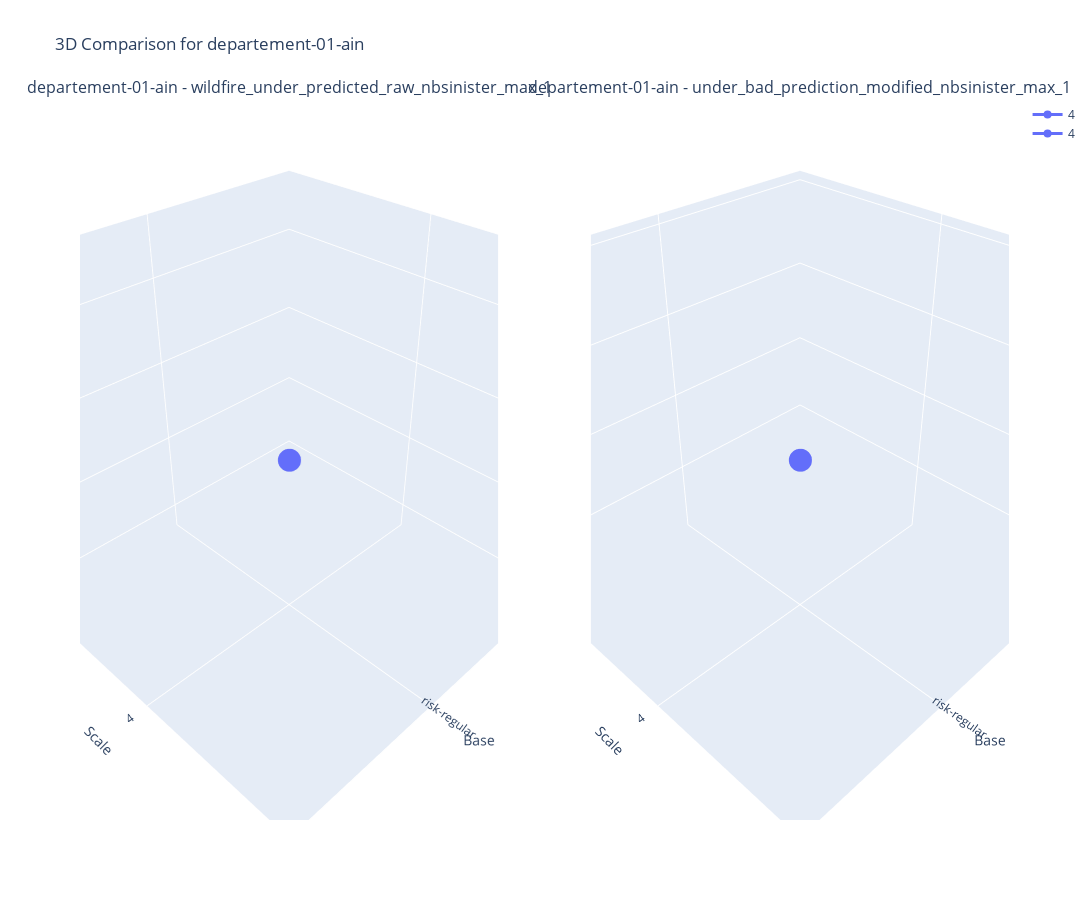
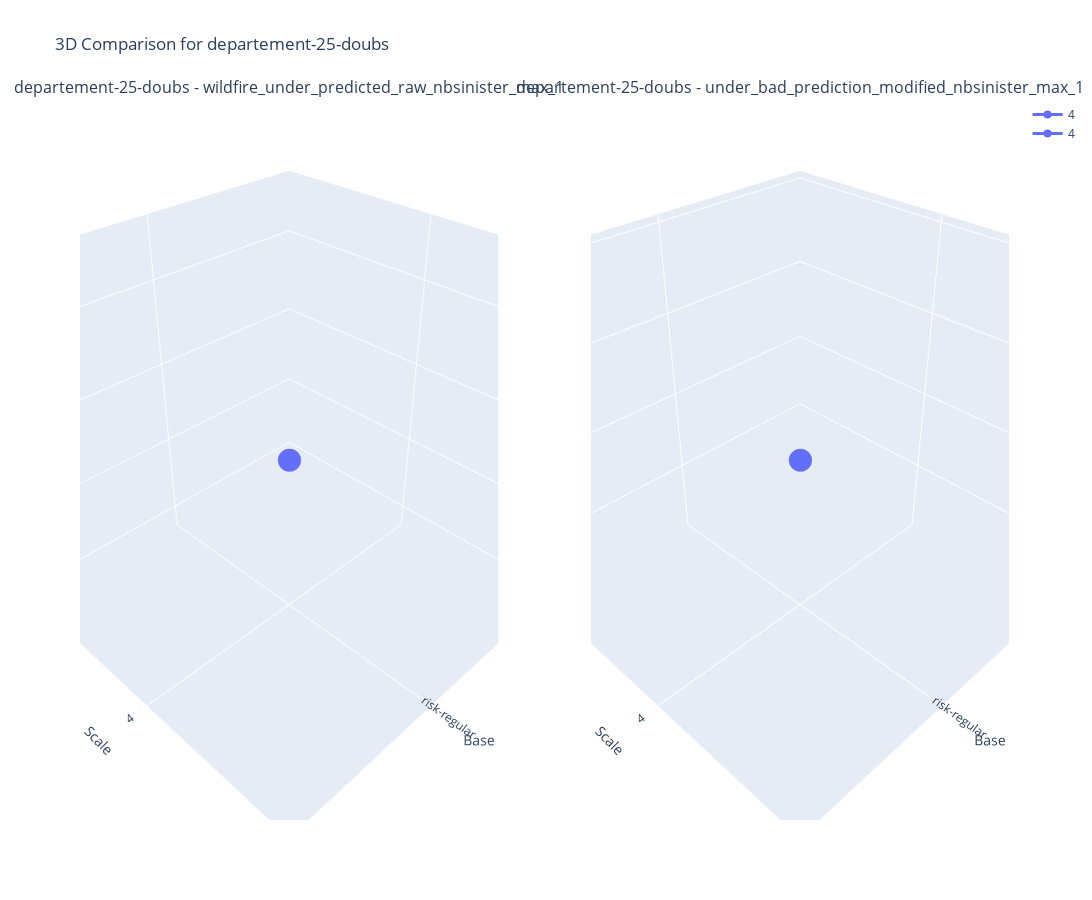

Notebook source saved alongside these figures, in order:
### Code cell
compare_models_2d(df, df.Department.unique(), dept_markers, ['wildfire_under_predicted_raw_nbsinister_max_1', 'under_bad_prediction_modified_nbsinister_max_1'],  'Base', 'Scale', 'Scale')

### Figure 1 — Plotly figure (JSON) as saved in the notebook; plotly's stock layout.template omitted (floating-point values rounded to 4 significant figures)
{"data": [{"line": {"color": "#636EFA", "width": 3}, "marker": {"color": "#636EFA", "size": 8}, "mode": "lines+markers", "name": "4", "scene": "scene", "type": "scatter3d", "x": [0], "y": [0], "z": [0.34]}, {"line": {"color": "#636EFA", "width": 3}, "marker": {"color": "#636EFA", "size": 8}, "mode": "lines+markers", "name": "4", "scene": "scene2", "type": "scatter3d", "x": [0], "y": [0], "z": [0.05]}], "layout": {"annotations": [{"font": {"size": 16}, "showarrow": false, "text": "departement-01-ain - wildfire_under_predicted_raw_nbsinister_max_1", "x": 0.225, "xanchor": "center", "xref": "paper", "y": 1, "yanchor": "bottom", "yref": "paper"}, {"font": {"size": 16}, "showarrow": false, "text": "departement-01-ain - under_bad_prediction_modified_nbsinister_max_1", "x": 0.775, "xanchor": "center", "xref": "paper", "y": 1, "yanchor": "bottom", "yref": "paper"}], "height": 900, "scene": {"domain": {"x": [0, 0.45], "y": [0, 1]}, "xaxis": {"ticktext": ["risk-regular"], "tickvals": [0], "title": {"text": "Base"}}, "yaxis": {"ticktext": ["4"], "tickvals": [0], "title": {"text": "Scale"}}, "zaxis": {"title": {"text": "wildfire_under_predicted_raw_nbsinister_max_1"}}}, "scene2": {"domain": {"x": [0.55, 1], "y": [0, 1]}, "xaxis": {"ticktext": ["risk-regular"], "tickvals": [0], "title": {"text": "Base"}}, "yaxis": {"ticktext": ["4"], "tickvals": [0], "title": {"text": "Scale"}}, "zaxis": {"title": {"text": "under_bad_prediction_modified_nbsinister_max_1"}}}, "showlegend": true, "title": {"text": "3D Comparison for departement-01-ain"}, "width": 1600}}

### Figure 2 — Plotly figure (JSON) as saved in the notebook; plotly's stock layout.template omitted (floating-point values rounded to 4 significant figures)
{"data": [{"line": {"color": "#636EFA", "width": 3}, "marker": {"color": "#636EFA", "size": 8}, "mode": "lines+markers", "name": "4", "scene": "scene", "type": "scatter3d", "x": [0], "y": [0], "z": [0.35]}, {"line": {"color": "#636EFA", "width": 3}, "marker": {"color": "#636EFA", "size": 8}, "mode": "lines+markers", "name": "4", "scene": "scene2", "type": "scatter3d", "x": [0], "y": [0], "z": [0.04]}], "layout": {"annotations": [{"font": {"size": 16}, "showarrow": false, "text": "departement-25-doubs - wildfire_under_predicted_raw_nbsinister_max_1", "x": 0.225, "xanchor": "center", "xref": "paper", "y": 1, "yanchor": "bottom", "yref": "paper"}, {"font": {"size": 16}, "showarrow": false, "text": "departement-25-doubs - under_bad_prediction_modified_nbsinister_max_1", "x": 0.775, "xanchor": "center", "xref": "paper", "y": 1, "yanchor": "bottom", "yref": "paper"}], "height": 900, "scene": {"domain": {"x": [0, 0.45], "y": [0, 1]}, "xaxis": {"ticktext": ["risk-regular"], "tickvals": [0], "title": {"text": "Base"}}, "yaxis": {"ticktext": ["4"], "tickvals": [0], "title": {"text": "Scale"}}, "zaxis": {"title": {"text": "wildfire_under_predicted_raw_nbsinister_max_1"}}}, "scene2": {"domain": {"x": [0.55, 1], "y": [0, 1]}, "xaxis": {"ticktext": ["risk-regular"], "tickvals": [0], "title": {"text": "Base"}}, "yaxis": {"ticktext": ["4"], "tickvals": [0], "title": {"text": "Scale"}}, "zaxis": {"title": {"text": "under_bad_prediction_modified_nbsinister_max_1"}}}, "showlegend": true, "title": {"text": "3D Comparison for departement-25-doubs"}, "width": 1600}}
